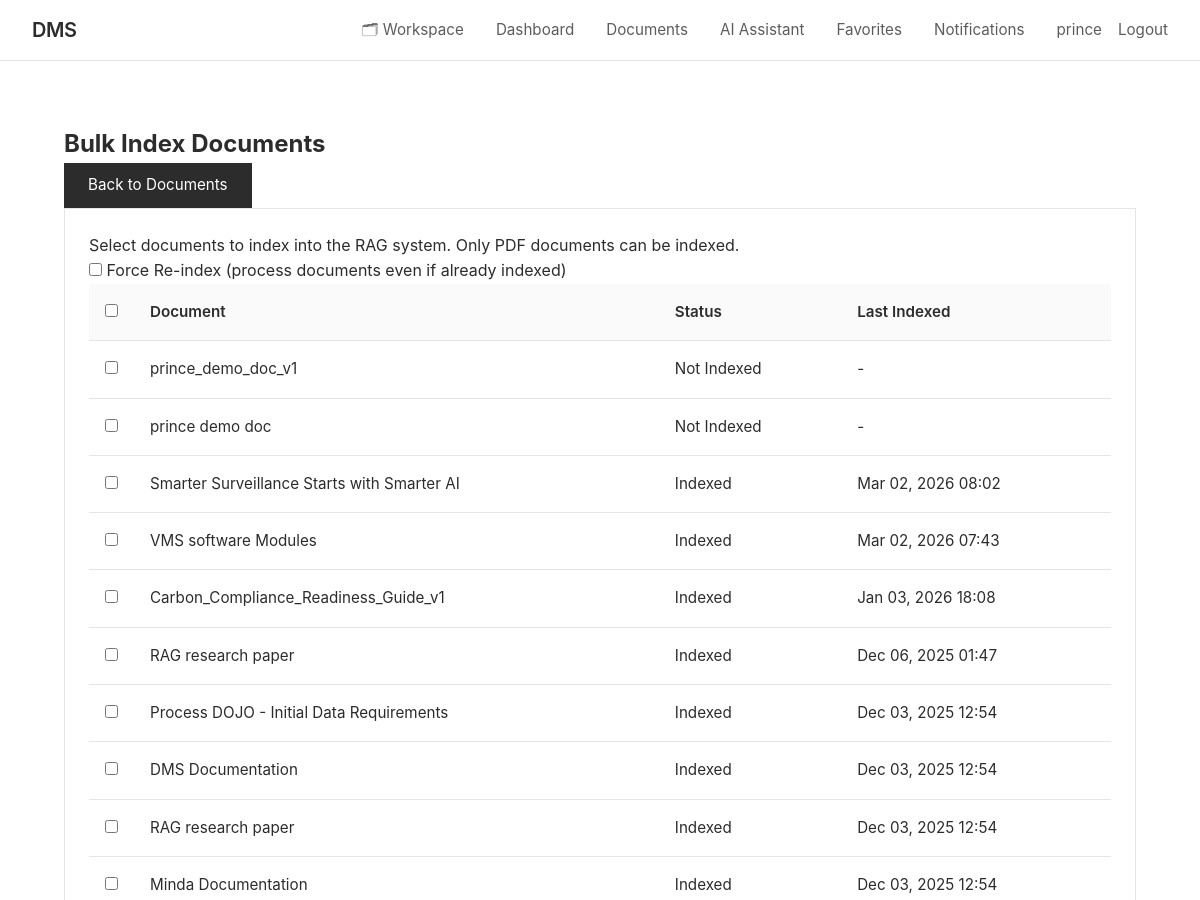
Before: /documents/bulk-index/ (signed in, upper part) with the older database file.
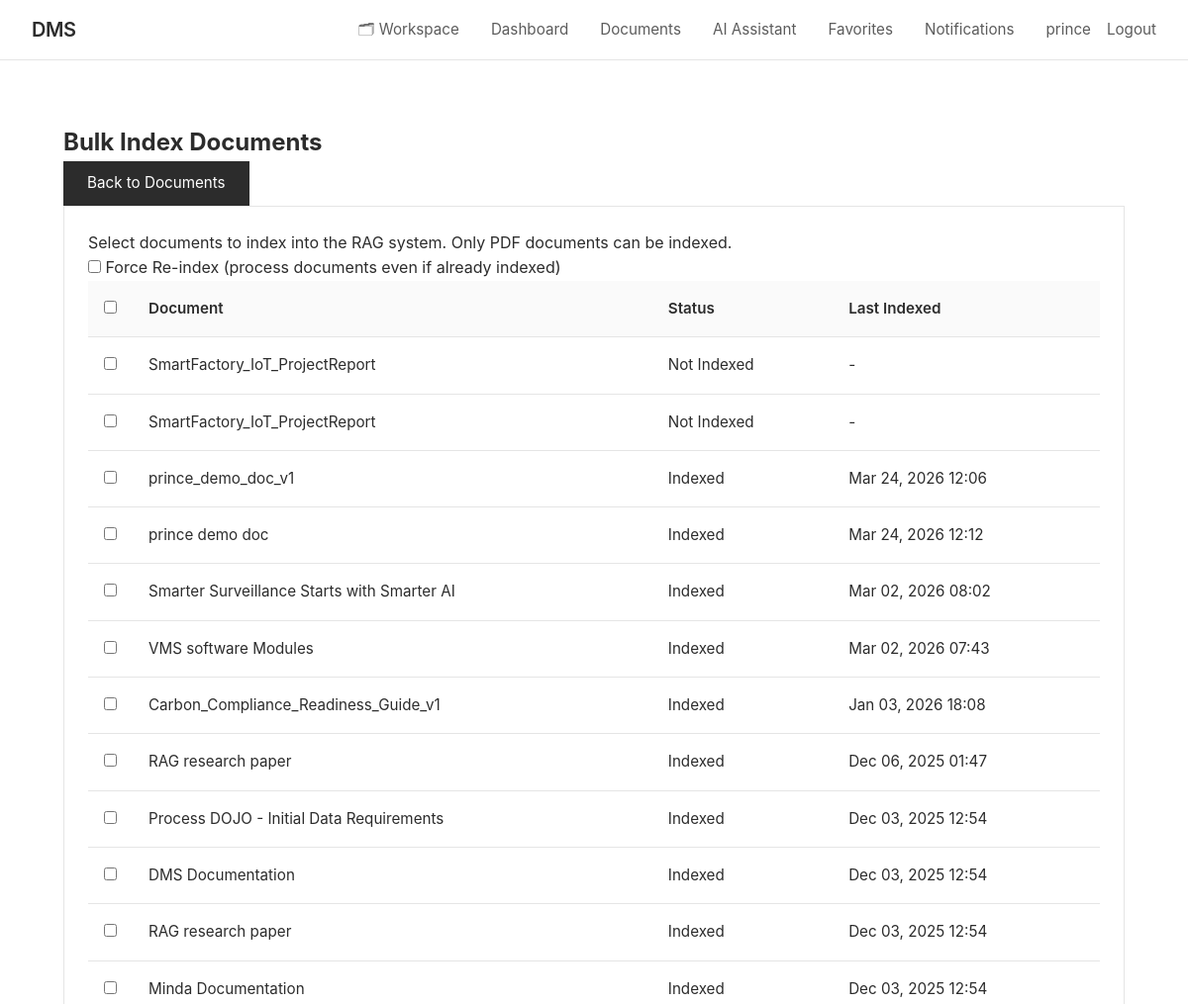
After: the same page with the newer database file.
### documents/models.py (models this page shows, shortened)
class Document(models.Model):
    ACCESS_LEVEL_CHOICES = [
        ('public', 'Public'),
        ('private', 'Private'),
        ('role', 'Role-Based'),
        ('custom', 'Custom Users'),
    ]
    title = models.CharField(max_length=255)
    description = models.TextField(blank=True)
    file = models.FileField(upload_to=document_upload_path)
    file_size = models.BigIntegerField(default=0, help_text="Size in bytes")
    file_type = models.CharField(max_length=100, blank=True)
    owner = models.ForeignKey(User, on_delete=models.CASCADE, related_name='owned_documents')
    access_level = models.CharField(max_length=10, choices=ACCESS_LEVEL_CHOICES, default='private')
    required_role_level = models.IntegerField(
        default=1,
        validators=[MinValueValidator(1), MaxValueValidator(100)],
        help_text="Minimum role level required (for role-based access)"
    )
    category = models.ForeignKey(Category, on_delete=models.SET_NULL, null=True, blank=True, related_name='documents')
    folder   = models.ForeignKey('Folder', on_delete=models.SET_NULL, null=True, blank=True,
                                 related_name='folder_documents')
    tags = models.ManyToManyField(Tag, blank=True, related_name='documents')
    shared_with = models.ManyToManyField(User, blank=True, related_name='shared_documents')
    version = models.IntegerField(default=1)
    is_locked = models.BooleanField(default=False, help_text="Locked documents cannot be edited")
    locked_by = models.ForeignKey(User, on_delete=models.SET_NULL, null=True, blank=True, related_name='locked_documents')
    views_count = models.IntegerField(default=0)
    downloads_count = models.IntegerField(default=0)
    created_at = models.DateTimeField(auto_now_add=True)
    updated_at = models.DateTimeField(auto_now=True)
    allow_comments = models.BooleanField(default=True)
    allow_download = models.BooleanField(default=True)
    is_deleted = models.BooleanField(default=False)
    deleted_at = models.DateTimeField(null=True, blank=True)
    class Meta:
        ordering = ['-updated_at', '-created_at']
        indexes = [
            models.Index(fields=['owner', 'access_level']),
            models.Index(fields=['created_at']),
            models.Index(fields=['title']),
        ]
    def get_embedding(self):
        try:
            return self.embedding
        except Exception:
            return None

class DocumentEmbedding(models.Model):
    INDEX_STATUS_CHOICES = [
        ('pending', 'Pending'),
        ('processing', 'Processing'),
        ('completed', 'Completed'),
        ('failed', 'Failed'),
    ]
    document = models.OneToOneField(Document, on_delete=models.CASCADE, related_name='embedding')
    is_indexed = models.BooleanField(default=False)
    index_status = models.CharField(max_length=20, choices=INDEX_STATUS_CHOICES, default='pending')
    chunk_count = models.IntegerField(default=0, help_text="Number of chunks created")
    embedding_model = models.CharField(max_length=100, blank=True, help_text="Model used for embeddings")
    indexed_at = models.DateTimeField(null=True, blank=True)
    last_indexed_at = models.DateTimeField(null=True, blank=True)
    error_message = models.TextField(blank=True)
    retry_count = models.IntegerField(default=0)
    created_at = models.DateTimeField(auto_now_add=True)
    updated_at = models.DateTimeField(auto_now=True)
    class Meta:
        ordering = ['-updated_at']

### documents/rag_views.py (the view)
# urls.py: path('documents/bulk-index/', rag_views.bulk_index_documents_view, name='bulk_index_documents'),
@login_required
def bulk_index_documents_view(request):
    if request.method == 'POST':
        form = DocumentIndexForm(request.POST)
        if form.is_valid():
            document_ids = request.POST.getlist('document_ids')
            if not document_ids:
                messages.warning(request, 'No documents selected.')
                return redirect('bulk_index_documents')
            documents = Document.objects.filter(
                id__in=document_ids,
                is_deleted=False
            )
            accessible_docs = documents.filter(
                Q(owner=request.user) |
                Q(access_level='public') |
                Q(shared_with=request.user)
            )
            indexed_count = 0
            failed_count = 0
            for doc in accessible_docs:
                embedding, created = DocumentEmbedding.objects.get_or_create(document=doc)
                if embedding.is_indexed and not form.cleaned_data.get('force_reindex'):
                    continue
                embedding.mark_processing()
                try:
                    if not doc.file or not doc.file.path.lower().endswith('.pdf'):
                        raise ValueError("Invalid file type")
                    chatbot = get_rag_chatbot()
                    chatbot.index_documents(pdf_path=doc.file.path)
                    stats = chatbot.document_processor.get_processing_stats()
                    embedding.mark_completed(
                        chunk_count=stats.get('total_pages', 0),
                        embedding_model=chatbot.config.EMBEDDING_MODEL
                    )
                    indexed_count += 1
                except Exception as e:
                    embedding.mark_failed(str(e))
                    failed_count += 1
            messages.success(request, f'Indexed {indexed_count} documents. Failed: {failed_count}')
            return redirect('document_list')
    else:
        form = DocumentIndexForm()
    user_documents = Document.objects.filter(
        Q(owner=request.user) |
        Q(access_level='public') |
        Q(shared_with=request.user)
    ).filter(is_deleted=False)
    context = {
        'form': form,
        'documents': user_documents
    }
    return render(request, 'rag/bulk_index.html', context)

### documents/forms.py
class DocumentIndexForm(forms.Form):
    force_reindex = forms.BooleanField(
        required=False,
        initial=False,
        label='Force re-index already indexed documents',
        widget=forms.CheckboxInput(attrs={
            'class': 'form-check-input'
        })
    )

### documents/models.py (called while the page is built)
    def is_admin(self):
        return self.user_type == 'admin'

### documents/templates/rag/bulk_index.html (shortened to what this page needs)
{% extends 'documents/base.html' %}
{% load static %}
{% block content %}
<div class="container mt-4">
    <div class="d-flex justify-content-between align-items-center mb-4">
        <h2> Bulk Index Documents</h2>
        <a href="{% url 'document_list' %}" class="btn btn-outline-secondary">
             Back to Documents
        </a>
    </div>
    <div class="card">
        <div class="card-body">
            <div class="alert alert-info">
                 Select documents to index into the RAG system. Only PDF documents can
                be indexed.
            </div>
            <form method="post">
                <div class="mb-4">
                    <div class="form-check">
                        <input class="form-check-input" type="checkbox" name="force_reindex" id="forceReindex">
                        <label class="form-check-label" for="forceReindex">
                            Force Re-index (process documents even if already indexed)
                        </label>
                    </div>
                </div>
                <div class="table-responsive">
                    <table class="table table-hover">
                        <thead>
                            <tr>
                                <th style="width: 40px;">
                                    <input type="checkbox" id="selectAll" class="form-check-input">
                                </th>
                                <th>Document</th>
                                <th>Status</th>
                                <th>Last Indexed</th>
                            </tr>
                        </thead>
                        <tbody>
                            {% for doc in documents %}
                            <tr>
                                <td>
                                    <input type="checkbox" name="document_ids" value="{{ doc.id }}"
                                        class="form-check-input doc-checkbox">
                                </td>
                                <td>
                                     {{ doc.title }}
                                </td>
                                <td>
                                    {% with embedding=doc.get_embedding %}
                                    {% if embedding and embedding.is_indexed %}
                                    <span class="badge bg-success">Indexed</span>
                                    {% else %}
                                    <span class="badge bg-secondary">Not Indexed</span>
                                    {% endif %}
                                    {% endwith %}
                                </td>
                                <td>
                                    {% with embedding=doc.get_embedding %}
                                    {% if embedding and embedding.indexed_at %}
                                    {{ embedding.indexed_at|date:"M d, Y H:i" }}
                                    {% else %}
                                    -
                                    {% endif %}
                                    {% endwith %}
                                </td>
                            </tr>
                            {% empty %}
                            <tr>
                                <td colspan="4" class="text-center py-4">No documents available for indexing.</td>
                            </tr>
                            {% endfor %}
                        </tbody>
                    </table>
            </form>
        </div>
    </div>
</div>
{% endblock %}

Changed rows visible on the page:
added Document: title "SmartFactory_IoT_ProjectReport", shows "Not Indexed"
added Document: title "SmartFactory_IoT_ProjectReport", shows "Not Indexed"
changed Document "prince_demo_doc_v1": get_embedding.indexed_at (not shown) → "Mar 24, 2026 12:06"; text "Not Indexed -" → "Indexed"
changed Document "prince demo doc": get_embedding.indexed_at (not shown) → "Mar 24, 2026 12:12"; text "Not Indexed -" → "Indexed"
